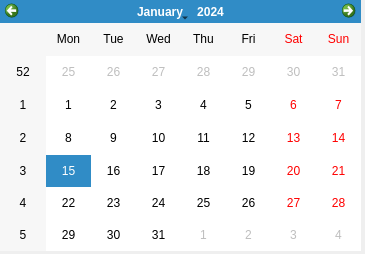
<?xml version="1.0" encoding="UTF-8"?>
<ui version="4.0">
 <class>ventCalendar</class>
 <widget class="QDialog" name="ventCalendar">
  <property name="geometry">
   <rect>
    <x>0</x>
    <y>0</y>
    <width>365</width>
    <height>254</height>
   </rect>
  </property>
  <property name="windowTitle">
   <string>Fecha Alta</string>
  </property>
  <widget class="QCalendarWidget" name="Calendar">
   <property name="geometry">
    <rect>
     <x>0</x>
     <y>0</y>
     <width>361</width>
     <height>251</height>
    </rect>
   </property>
  </widget>
 </widget>
 <resources/>
 <connections/>
</ui>
